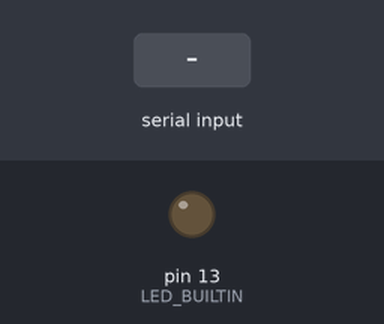
Bench run of a sketch on a simulated Arduino Uno, built with avr-gcc and run on an emulated ATmega328P. On the bench: output pins drawn as LEDs (lit = HIGH). The inputs (shaded band) are chosen by the test bench.

Above: at 1.2 s.
1.3 s: "1" received over Serial
At 1.6 s:
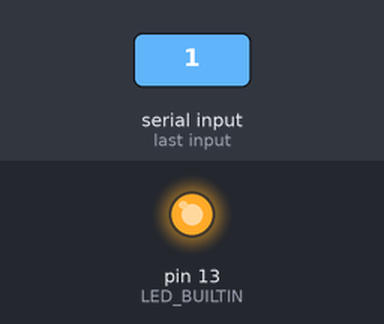
2.8 s: "0" received over Serial
At 3.9 s:
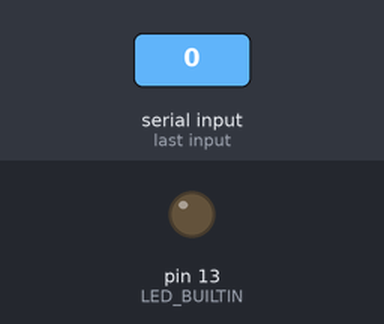
Timing chart, 0 to 5.8 s (numbered marks = the images above; inputs shaded):
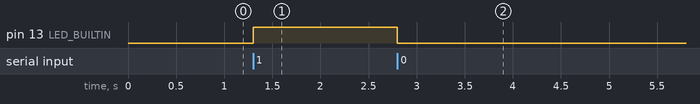

Measured:
- after the input at 1.3 s, pin 13 (LED_BUILTIN): LOW → HIGH at once
- after the input at 2.8 s, pin 13 (LED_BUILTIN): HIGH → LOW at once

The sketch:

arduino_test.ino
```cpp
float load_1_reading = 2001.1;
float load_2_reading = 3322.1;
bool gripped = false;
bool switches_pressed = true;
char data;

void setup() {
  // put your setup code here, to run once:
  Serial.begin(115200);
  pinMode(LED_BUILTIN, OUTPUT);
}

void loop() {
  // put your main code here, to run repeatedly:

  if(Serial.available() > 0){
    data = Serial.read();

    if(data == '1'){
      digitalWrite(LED_BUILTIN, HIGH);
    }

    if(data == '0'){
      digitalWrite(LED_BUILTIN, LOW);
    }
  }


/*
  digitalWrite(LED_BUILTIN, HIGH);
  delay(1000);
  digitalWrite(LED_BUILTIN, LOW);
  delay(1000);
  */
  /*
  Serial.print(load_1_reading);
  Serial.print(' ');
  Serial.print(load_2_reading);
  Serial.print(' ');
  Serial.print(gripped);
  Serial.print(' ');
  Serial.print(switches_pressed);
  Serial.print('\r');
  Serial.print('\n'); */

}
```
